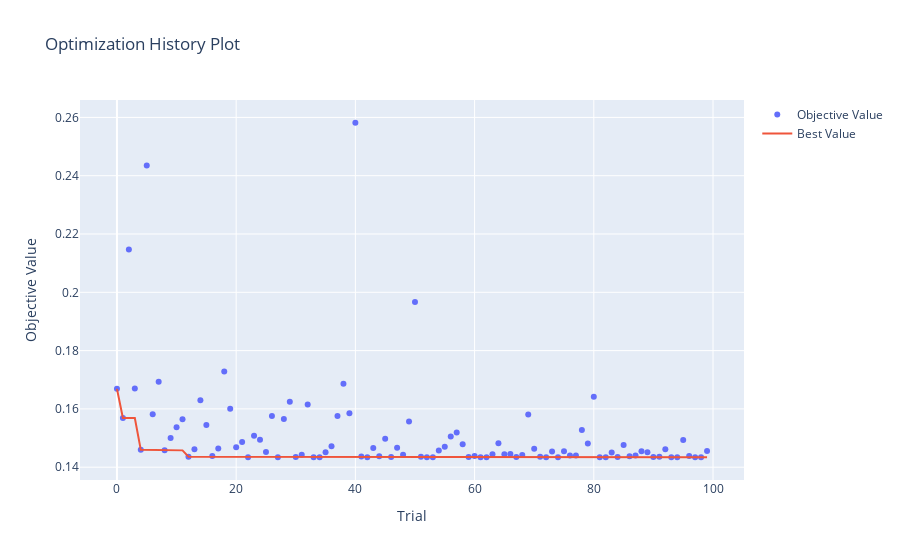

Notebook code cell kept with this figure:
### Code cell
study_elasticnet = optuna.create_study(
    direction = "minimize",
    sampler= TPESampler(seed= random_state),
    pruner= optuna.pruners.MedianPruner(n_startup_trials= 10, n_warmup_steps= 5)
)

study_elasticnet.optimize(objective_elasticnet, n_trials= 100, show_progress_bar= True)

print(f"best params: {study_elasticnet.best_params}")
print(f"Best score: {study_elasticnet.best_value}")

optuna.visualization.plot_optimization_history(study_elasticnet)
